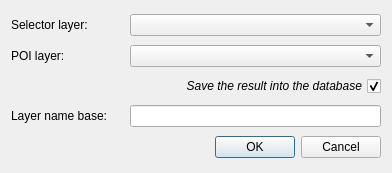
<?xml version="1.0" encoding="UTF-8"?>
<ui version="4.0">
 <class>Dialog</class>
 <widget class="QDialog" name="Dialog">
  <property name="geometry">
   <rect>
    <x>0</x>
    <y>0</y>
    <width>392</width>
    <height>173</height>
   </rect>
  </property>
  <property name="windowTitle">
   <string>Dialog</string>
  </property>
  <layout class="QGridLayout" name="gridLayout">
   <item row="0" column="0">
    <widget class="QLabel" name="label">
     <property name="text">
      <string>Selector layer:</string>
     </property>
    </widget>
   </item>
   <item row="0" column="1">
    <widget class="QComboBox" name="comboBox">
     <property name="minimumSize">
      <size>
       <width>250</width>
       <height>0</height>
      </size>
     </property>
    </widget>
   </item>
   <item row="1" column="0">
    <widget class="QLabel" name="label_2">
     <property name="text">
      <string>POI layer:</string>
     </property>
    </widget>
   </item>
   <item row="1" column="1">
    <widget class="QComboBox" name="comboBox_2">
     <property name="minimumSize">
      <size>
       <width>250</width>
       <height>0</height>
      </size>
     </property>
    </widget>
   </item>
   <item row="2" column="0">
    <spacer name="horizontalSpacer">
     <property name="orientation">
      <enum>Qt::Horizontal</enum>
     </property>
     <property name="sizeHint" stdset="0">
      <size>
       <width>114</width>
       <height>20</height>
      </size>
     </property>
    </spacer>
   </item>
   <item row="2" column="1">
    <widget class="QCheckBox" name="checkBox">
     <property name="font">
      <font>
       <weight>50</weight>
       <italic>true</italic>
       <bold>false</bold>
      </font>
     </property>
     <property name="layoutDirection">
      <enum>Qt::RightToLeft</enum>
     </property>
     <property name="text">
      <string>Save the result into the database</string>
     </property>
     <property name="checked">
      <bool>true</bool>
     </property>
    </widget>
   </item>
   <item row="3" column="0">
    <widget class="QLabel" name="label_3">
     <property name="text">
      <string>Layer name base:</string>
     </property>
    </widget>
   </item>
   <item row="3" column="1">
    <widget class="QLineEdit" name="lineEdit">
     <property name="minimumSize">
      <size>
       <width>251</width>
       <height>0</height>
      </size>
     </property>
    </widget>
   </item>
   <item row="4" column="1">
    <widget class="QDialogButtonBox" name="buttonBox">
     <property name="orientation">
      <enum>Qt::Horizontal</enum>
     </property>
     <property name="standardButtons">
      <set>QDialogButtonBox::Cancel|QDialogButtonBox::Ok</set>
     </property>
    </widget>
   </item>
  </layout>
 </widget>
 <resources/>
 <connections>
  <connection>
   <sender>buttonBox</sender>
   <signal>accepted()</signal>
   <receiver>Dialog</receiver>
   <slot>accept()</slot>
   <hints>
    <hint type="sourcelabel">
     <x>248</x>
     <y>254</y>
    </hint>
    <hint type="destinationlabel">
     <x>157</x>
     <y>274</y>
    </hint>
   </hints>
  </connection>
  <connection>
   <sender>buttonBox</sender>
   <signal>rejected()</signal>
   <receiver>Dialog</receiver>
   <slot>reject()</slot>
   <hints>
    <hint type="sourcelabel">
     <x>316</x>
     <y>260</y>
    </hint>
    <hint type="destinationlabel">
     <x>286</x>
     <y>274</y>
    </hint>
   </hints>
  </connection>
 </connections>
</ui>
